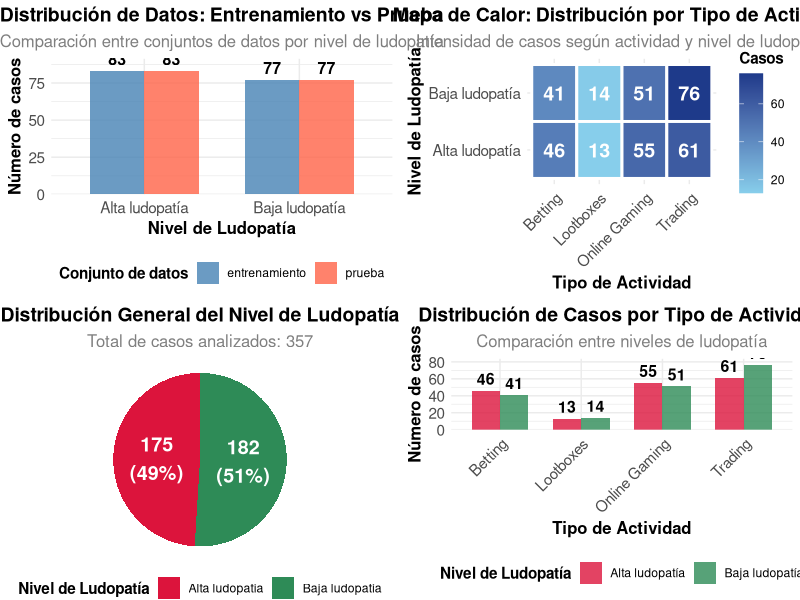
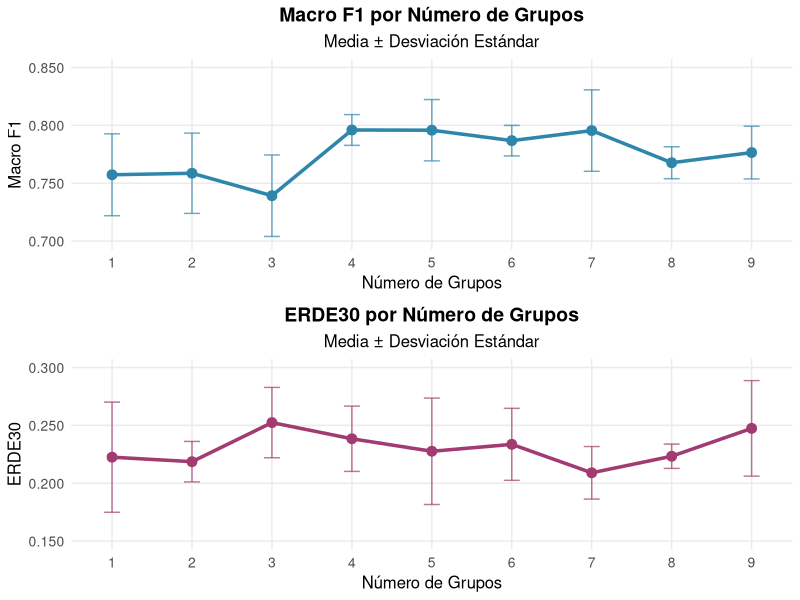
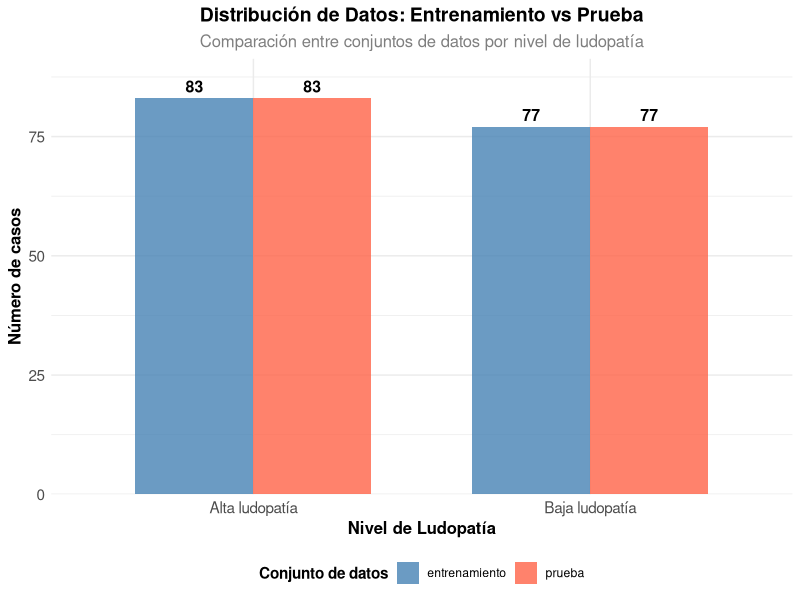
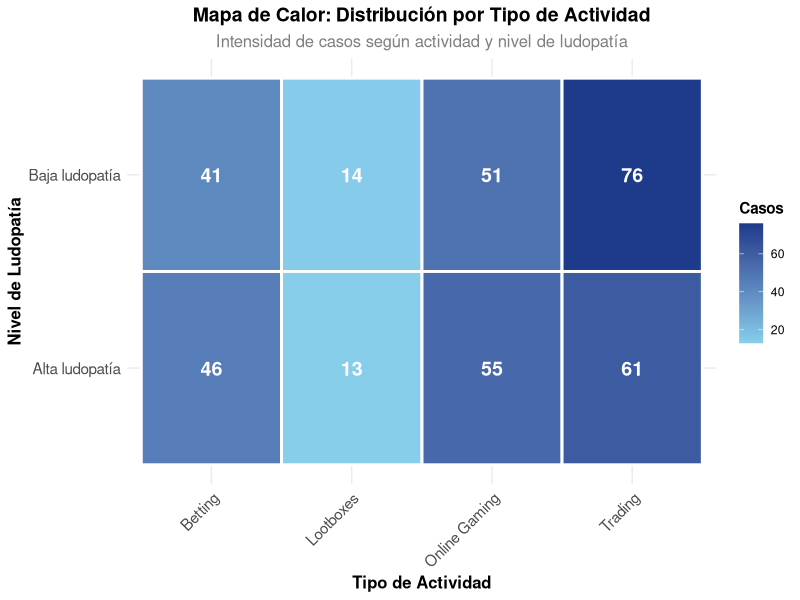
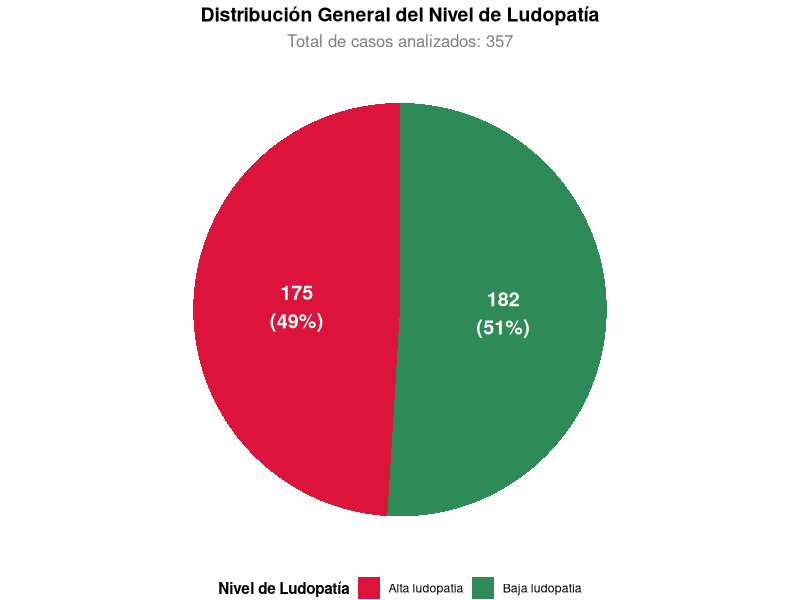
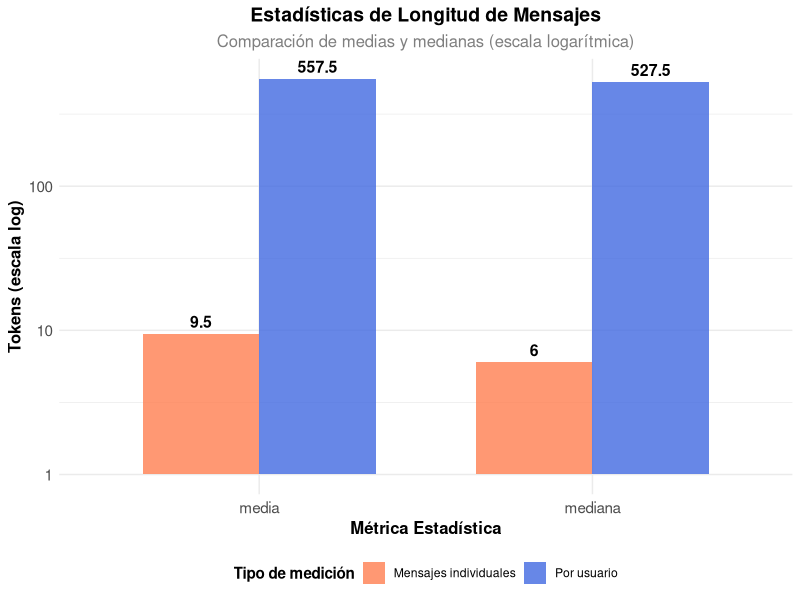
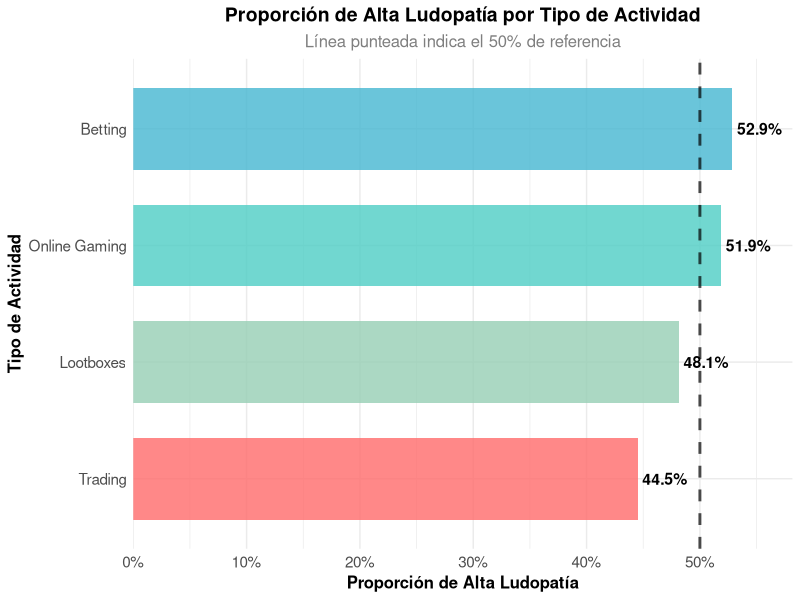
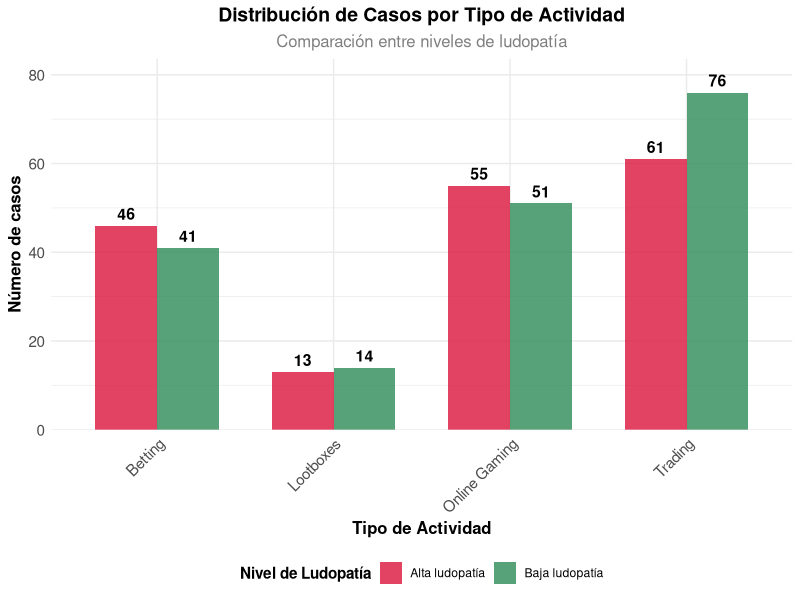

Source code (R) for these figures, in order:
library(ggplot2)
library(gridExtra)
library(reshape2)
library(dplyr)
library(scales)

if (!dir.exists("./graficos")) {
  dir.create("./graficos", recursive = TRUE)
}

tabla_entrenamiento <- data.frame(
  ludopatia = c("Baja ludopatía", "Alta ludopatía"),
  entrenamiento = c(77, 83),
  prueba = c(77, 83)
)

tabla_categorias <- data.frame(
  ludopatia = rep(c("Baja ludopatía", "Alta ludopatía"), each = 4),
  categoria = rep(c("Betting", "Online Gaming", "Trading", "Lootboxes"), 2),
  casos = c(41, 51, 76, 14, 46, 55, 61, 13)
)

estadisticas_mensajes <- data.frame(
  tipo = c("Mensajes individuales", "Por usuario"),
  media = c(9.48, 557.49),
  mediana = c(6.00, 527.50),
  desviacion = c(11.35, 467.44)
)

colores_ludopatia <- c("Baja ludopatía" = "#2E8B57", "Alta ludopatía" = "#DC143C")
colores_conjunto <- c("entrenamiento" = "#4682B4", "prueba" = "#FF6347")

tabla_larga <- melt(tabla_entrenamiento, id.vars = "ludopatia")
grafico1 <- ggplot(tabla_larga, aes(x = ludopatia, y = value, fill = variable)) +
  geom_bar(stat = "identity", position = "dodge", alpha = 0.8, width = 0.7) +
  geom_text(aes(label = value), position = position_dodge(width = 0.7), 
            vjust = -0.5, size = 4, fontface = "bold") +
  labs(title = "Distribución de Datos: Entrenamiento vs Prueba",
       subtitle = "Comparación entre conjuntos de datos por nivel de ludopatía",
       x = "Nivel de Ludopatía",
       y = "Número de casos",
       fill = "Conjunto de datos") +
  theme_minimal() +
  theme(
    plot.title = element_text(size = 14, face = "bold", hjust = 0.5),
    plot.subtitle = element_text(size = 12, hjust = 0.5, color = "gray50"),
    axis.title = element_text(size = 12, face = "bold"),
    axis.text = element_text(size = 11),
    legend.title = element_text(size = 11, face = "bold"),
    legend.position = "bottom"
  ) +
  scale_fill_manual(values = colores_conjunto) +
  scale_y_continuous(expand = expansion(mult = c(0, 0.1)))

ggsave("./graficos/01_entrenamiento_vs_prueba.png", grafico1, width = 10, height = 8, dpi = 300)

mapa_calor <- ggplot(tabla_categorias, aes(x = categoria, y = ludopatia, fill = casos)) +
  geom_tile(color = "white", size = 1) +
  geom_text(aes(label = casos), color = "white", size = 5, fontface = "bold") +
  scale_fill_gradient(low = "#87CEEB", high = "#1E3A8A", name = "Casos") +
  labs(title = "Mapa de Calor: Distribución por Tipo de Actividad",
       subtitle = "Intensidad de casos según actividad y nivel de ludopatía",
       x = "Tipo de Actividad",
       y = "Nivel de Ludopatía") +
  theme_minimal() +
  theme(
    plot.title = element_text(size = 14, face = "bold", hjust = 0.5),
    plot.subtitle = element_text(size = 12, hjust = 0.5, color = "gray50"),
    axis.title = element_text(size = 12, face = "bold"),
    axis.text = element_text(size = 11),
    axis.text.x = element_text(angle = 45, hjust = 1),
    legend.title = element_text(size = 11, face = "bold")
  )

ggsave("./graficos/02_mapa_calor_actividades.png", mapa_calor, width = 12, height = 8, dpi = 300)

total_ludopatia <- data.frame(
  nivel = c("Baja ludopatía", "Alta ludopatía"),
  casos = c(182, 175)
)

grafico_circular <- ggplot(total_ludopatia, aes(x = "", y = casos, fill = nivel)) +
  geom_bar(stat = "identity", width = 1) +
  coord_polar("y", start = 0) +
  geom_text(aes(label = paste0(casos, "\n(", round(casos/sum(casos)*100, 1), "%)")), 
            position = position_stack(vjust = 0.5), 
            size = 5, fontface = "bold", color = "white") +
  labs(title = "Distribución General del Nivel de Ludopatía",
       subtitle = paste("Total de casos analizados:", sum(total_ludopatia$casos)),
       fill = "Nivel de Ludopatía") +
  theme_void() +
  theme(
    plot.title = element_text(size = 14, face = "bold", hjust = 0.5),
    plot.subtitle = element_text(size = 12, hjust = 0.5, color = "gray50"),
    legend.title = element_text(size = 11, face = "bold"),
    legend.position = "bottom"
  ) +
  scale_fill_manual(values = colores_ludopatia)

ggsave("./graficos/03_distribucion_general.png", grafico_circular, width = 10, height = 8, dpi = 300)

estadisticas_longo <- melt(estadisticas_mensajes, id.vars = "tipo", measure.vars = c("media", "mediana"))
grafico_estadisticas <- ggplot(estadisticas_longo, aes(x = variable, y = value, fill = tipo)) +
  geom_bar(stat = "identity", position = "dodge", alpha = 0.8, width = 0.7) +
  geom_text(aes(label = round(value, 1)), position = position_dodge(width = 0.7), 
            vjust = -0.5, size = 4, fontface = "bold") +
  scale_y_log10(labels = scales::comma) +
  labs(title = "Estadísticas de Longitud de Mensajes",
       subtitle = "Comparación de medias y medianas (escala logarítmica)",
       x = "Métrica Estadística",
       y = "Tokens (escala log)",
       fill = "Tipo de medición") +
  theme_minimal() +
  theme(
    plot.title = element_text(size = 14, face = "bold", hjust = 0.5),
    plot.subtitle = element_text(size = 12, hjust = 0.5, color = "gray50"),
    axis.title = element_text(size = 12, face = "bold"),
    axis.text = element_text(size = 11),
    legend.title = element_text(size = 11, face = "bold"),
    legend.position = "bottom"
  ) +
  scale_fill_manual(values = c("Mensajes individuales" = "#FF7F50", "Por usuario" = "#4169E1"))

ggsave("./graficos/04_estadisticas_mensajes.png", grafico_estadisticas, width = 10, height = 8, dpi = 300)

proporciones <- tabla_categorias %>%
  group_by(categoria) %>%
  mutate(total = sum(casos),
         proporcion = casos / total) %>%
  filter(ludopatia == "Alta ludopatía") %>%
  arrange(desc(proporcion))

colores_actividades <- c(
  "Trading" = "#FF6B6B",        
  "Online Gaming" = "#4ECDC4",  
  "Betting" = "#45B7D1",        
  "Lootboxes" = "#96CEB4"       
)

grafico_proporciones <- ggplot(proporciones, aes(x = reorder(categoria, proporcion), y = proporcion, fill = categoria)) +
  geom_bar(stat = "identity", alpha = 0.8, width = 0.7) +
  geom_hline(yintercept = 0.5, linetype = "dashed", color = "black", 
             alpha = 0.7, size = 1) +
  geom_text(aes(label = paste0(round(proporcion * 100, 1), "%")), 
            hjust = -0.1, size = 4, fontface = "bold") +
  labs(title = "Proporción de Alta Ludopatía por Tipo de Actividad",
       subtitle = "Línea punteada indica el 50% de referencia",
       x = "Tipo de Actividad",
       y = "Proporción de Alta Ludopatía") +
  theme_minimal() +
  theme(
    plot.title = element_text(size = 14, face = "bold", hjust = 0.5),
    plot.subtitle = element_text(size = 12, hjust = 0.5, color = "gray50"),
    axis.title = element_text(size = 12, face = "bold"),
    axis.text = element_text(size = 11),
    legend.position = "none"  
  ) +
  scale_y_continuous(labels = percent_format(), expand = expansion(mult = c(0, 0.1))) +
  scale_fill_manual(values = colores_actividades) +
  coord_flip()

ggsave("./graficos/05_proporcion_alta_ludopatia.png", grafico_proporciones, width = 10, height = 8, dpi = 300)

grafico_barras <- ggplot(tabla_categorias, aes(x = categoria, y = casos, fill = ludopatia)) +
  geom_bar(stat = "identity", position = "dodge", alpha = 0.8, width = 0.7) +
  geom_text(aes(label = casos), position = position_dodge(width = 0.7), 
            vjust = -0.5, size = 4, fontface = "bold") +
  labs(title = "Distribución de Casos por Tipo de Actividad",
       subtitle = "Comparación entre niveles de ludopatía",
       x = "Tipo de Actividad",
       y = "Número de casos",
       fill = "Nivel de Ludopatía") +
  theme_minimal() +
  theme(
    plot.title = element_text(size = 14, face = "bold", hjust = 0.5),
    plot.subtitle = element_text(size = 12, hjust = 0.5, color = "gray50"),
    axis.title = element_text(size = 12, face = "bold"),
    axis.text = element_text(size = 11),
    axis.text.x = element_text(angle = 45, hjust = 1),
    legend.title = element_text(size = 11, face = "bold"),
    legend.position = "bottom"
  ) +
  scale_fill_manual(values = colores_ludopatia) +
  scale_y_continuous(expand = expansion(mult = c(0, 0.1)))

ggsave("./graficos/06_distribucion_categorias.png", grafico_barras, width = 10, height = 8, dpi = 300)

panel_principal <- grid.arrange(grafico1, mapa_calor, grafico_circular, grafico_barras, ncol = 2, nrow = 2)
ggsave("./graficos/00_panel_combinado.png", panel_principal, width = 16, height = 12, dpi = 300)

totales_categoria <- tabla_categorias %>%
  group_by(categoria) %>%
  summarise(total = sum(casos), .groups = 'drop') %>%
  arrange(desc(total))

totales_categoria$porcentaje <- round(totales_categoria$total / sum(totales_categoria$total) * 100, 1)
totales_categoria$categoria <- factor(totales_categoria$categoria, 
                                    levels = totales_categoria$categoria)

grafico_circular_categorias <- ggplot(totales_categoria, aes(x = "", y = total, fill = categoria)) +
  geom_bar(stat = "identity", width = 1, color = "white", size = 2) +
  coord_polar("y", start = 0) +
  geom_text(aes(label = paste0(categoria, "\n", porcentaje, "%")), 
            position = position_stack(vjust = 0.5), 
            size = 10, fontface = "bold", color = "white",
            family = "sans") +
  labs(title = "Distribución por Categorías",
       subtitle = paste("Total de Usuarios:", sum(totales_categoria$total))) +
  theme_void() +
  theme(
    plot.title = element_text(size = 18, face = "bold", hjust = 0.5, margin = margin(b = 10)),
    plot.subtitle = element_text(size = 14, hjust = 0.5, color = "gray50",
                                margin = margin(b = 20)),
    legend.position = "none",
    plot.background = element_rect(fill = "white", color = NA),
    panel.background = element_rect(fill = "white", color = NA)
  ) +
  scale_fill_manual(values = colores_actividades)

ggsave("./graficos/07_distribucion_circular_categorias.png", grafico_circular_categorias, 
       width = 12, height = 10, dpi = 300, bg = "white")

total_casos <- sum(total_ludopatia$casos)
prop_alta_ludopatia <- total_ludopatia$casos[2] / total_casos * 100

cat(sprintf("Total de casos: %d\n", total_casos))
cat(sprintf("Baja ludopatía: %d casos (%.1f%%)\n", total_ludopatia$casos[1], 100-prop_alta_ludopatia))
cat(sprintf("Alta ludopatía: %d casos (%.1f%%)\n", total_ludopatia$casos[2], prop_alta_ludopatia))

resumen_tabla <- tabla_categorias %>%
  group_by(categoria) %>%
  summarise(
    total = sum(casos),
    alta_ludopatia = sum(casos[ludopatia == "Alta ludopatía"]),
    proporcion_alta = alta_ludopatia / total,
    .groups = 'drop'
  ) %>%
  arrange(desc(total))

for(i in 1:nrow(resumen_tabla)) {
  actividad <- resumen_tabla$categoria[i]
  total <- resumen_tabla$total[i]
  prop <- resumen_tabla$proporcion_alta[i] * 100
  cat(sprintf("%s: %d casos total (%.1f%% alta ludopatía)\n", 
              actividad, total, prop))
}

actividad_mas_riesgosa <- resumen_tabla %>% 
  filter(proporcion_alta == max(proporcion_alta)) %>% 
  pull(categoria)
prop_max <- max(resumen_tabla$proporcion_alta) * 100

cat(sprintf("Actividad de mayor riesgo: %s (%.1f%%)\n", 
            actividad_mas_riesgosa, prop_max))

matriz_chi <- matrix(c(41, 46, 51, 55, 76, 61, 14, 13), 
                    nrow = 2, byrow = TRUE)
colnames(matriz_chi) <- c("Betting", "Online Gaming", "Trading", "Lootboxes")
rownames(matriz_chi) <- c("Baja ludopatía", "Alta ludopatía")

resultado_chi <- chisq.test(matriz_chi)
cat(sprintf("Chi-cuadrado: %.3f\n", resultado_chi$statistic))
cat(sprintf("p-valor: %.4f\n", resultado_chi$p.value))

cat(sprintf("Media por mensaje individual: %.2f tokens\n", estadisticas_mensajes$media[1]))
cat(sprintf("Media por usuario: %.2f tokens\n", estadisticas_mensajes$media[2]))
cat(sprintf("Coeficiente de variación: %.1f%%\n", 
            estadisticas_mensajes$desviacion[2]/estadisticas_mensajes$media[2]*100))

datos_rendimiento <- data.frame(
  grupos = 1:9,
  macro_f1_media = c(0.7573, 0.7586, 0.7392, 0.7960, 0.7958, 0.7868, 0.7955, 0.7677, 0.7765),
  macro_f1_sd = c(0.0354, 0.0347, 0.0352, 0.0133, 0.0265, 0.0132, 0.0352, 0.0138, 0.0228),
  erde30_media = c(0.2225, 0.2186, 0.2524, 0.2384, 0.2276, 0.2336, 0.2090, 0.2233, 0.2474),
  erde30_sd = c(0.0476, 0.0175, 0.0304, 0.0282, 0.0460, 0.0311, 0.0227, 0.0105, 0.0413)
)

grafico_macro_f1 <- ggplot(datos_rendimiento, aes(x = grupos, y = macro_f1_media)) +
  geom_line(color = "#2E86AB", size = 1.2) +
  geom_point(color = "#2E86AB", size = 3) +
  geom_errorbar(aes(ymin = macro_f1_media - macro_f1_sd, 
                    ymax = macro_f1_media + macro_f1_sd),
                width = 0.2, color = "#2E86AB", alpha = 0.7) +
  labs(title = "Macro F1 por Número de Grupos",
       subtitle = "Media ± Desviación Estándar",
       x = "Número de Grupos",
       y = "Macro F1") +
  theme_minimal() +
  theme(plot.title = element_text(hjust = 0.5, size = 14, face = "bold"),
        plot.subtitle = element_text(hjust = 0.5, size = 12),
        axis.title = element_text(size = 12),
        axis.text = element_text(size = 10),
        panel.grid.minor = element_blank(),
        panel.background = element_rect(fill = "white", color = NA)) +
  scale_x_continuous(breaks = 1:9) +
  scale_y_continuous(limits = c(0.7, 0.85), labels = scales::number_format(accuracy = 0.001))

grafico_erde30 <- ggplot(datos_rendimiento, aes(x = grupos, y = erde30_media)) +
  geom_line(color = "#A23B72", size = 1.2) +
  geom_point(color = "#A23B72", size = 3) +
  geom_errorbar(aes(ymin = erde30_media - erde30_sd, 
                    ymax = erde30_media + erde30_sd),
                width = 0.2, color = "#A23B72", alpha = 0.7) +
  labs(title = "ERDE30 por Número de Grupos",
       subtitle = "Media ± Desviación Estándar",
       x = "Número de Grupos",
       y = "ERDE30") +
  theme_minimal() +
  theme(plot.title = element_text(hjust = 0.5, size = 14, face = "bold"),
        plot.subtitle = element_text(hjust = 0.5, size = 12),
        axis.title = element_text(size = 12),
        axis.text = element_text(size = 10),
        panel.grid.minor = element_blank(),
        panel.background = element_rect(fill = "white", color = NA)) +
  scale_x_continuous(breaks = 1:9) +
  scale_y_continuous(limits = c(0.15, 0.3), labels = scales::number_format(accuracy = 0.001))

grid.arrange(grafico_macro_f1, grafico_erde30, ncol = 1)

ggsave("./graficos/macro_f1_grupos.png", grafico_macro_f1, width = 10, height = 6, dpi = 300)
ggsave("./graficos/erde30_grupos.png", grafico_erde30, width = 10, height = 6, dpi = 300)

cat("Mejor Macro F1:", max(datos_rendimiento$macro_f1_media), "en", datos_rendimiento$grupos[which.max(datos_rendimiento$macro_f1_media)], "grupos\n")
cat("Mejor ERDE30:", min(datos_rendimiento$erde30_media), "en", datos_rendimiento$grupos[which.min(datos_rendimiento$erde30_media)], "grupos\n")
